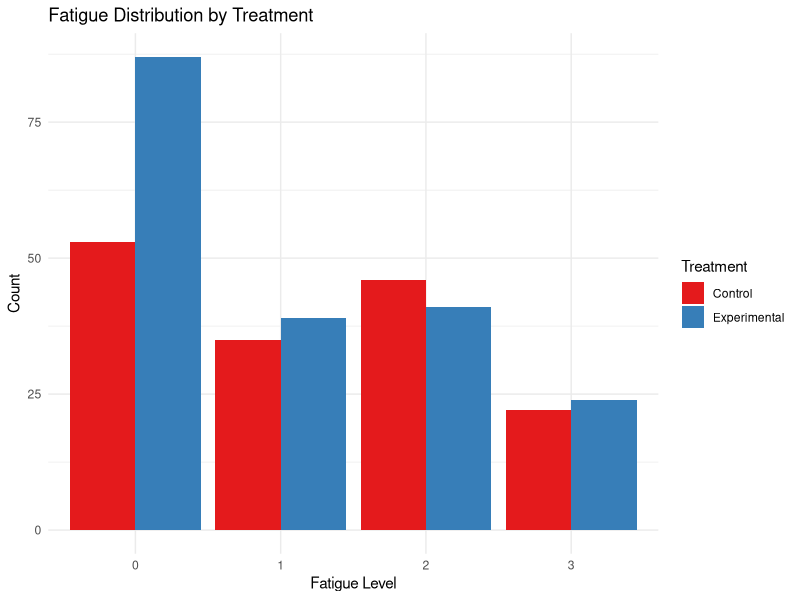
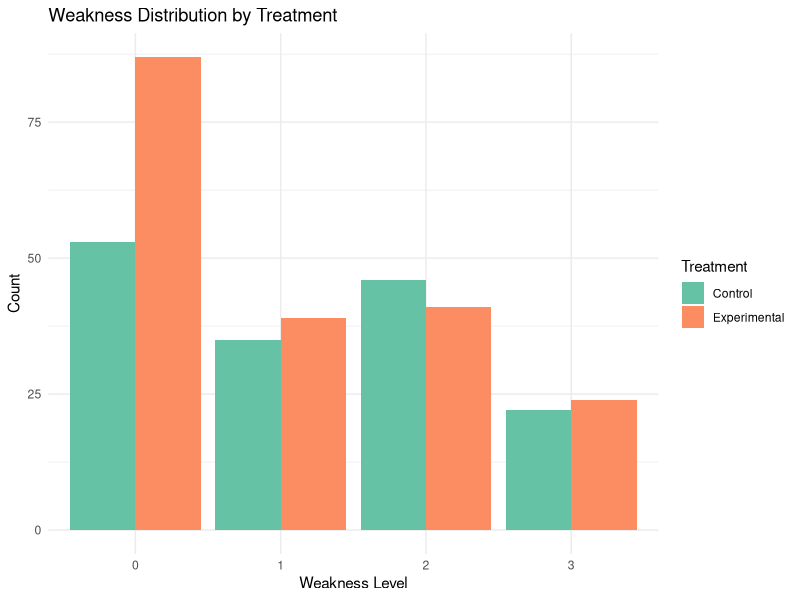
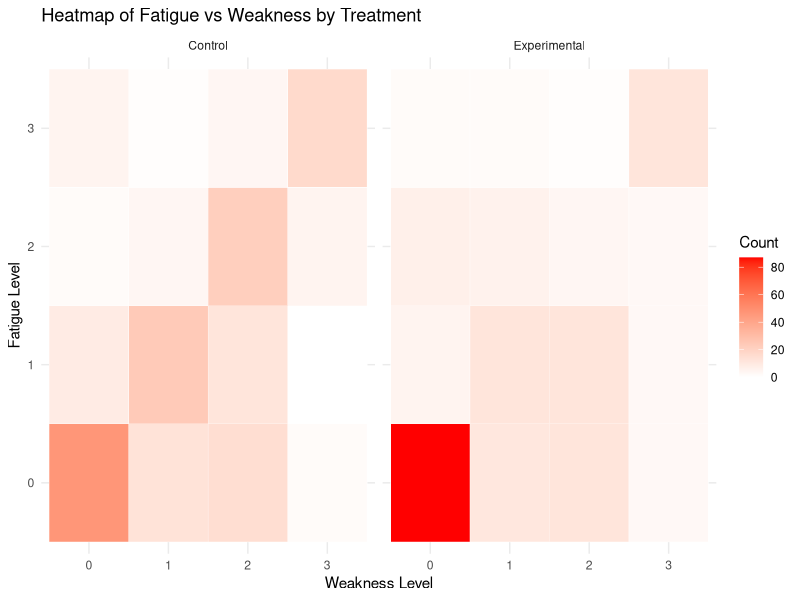
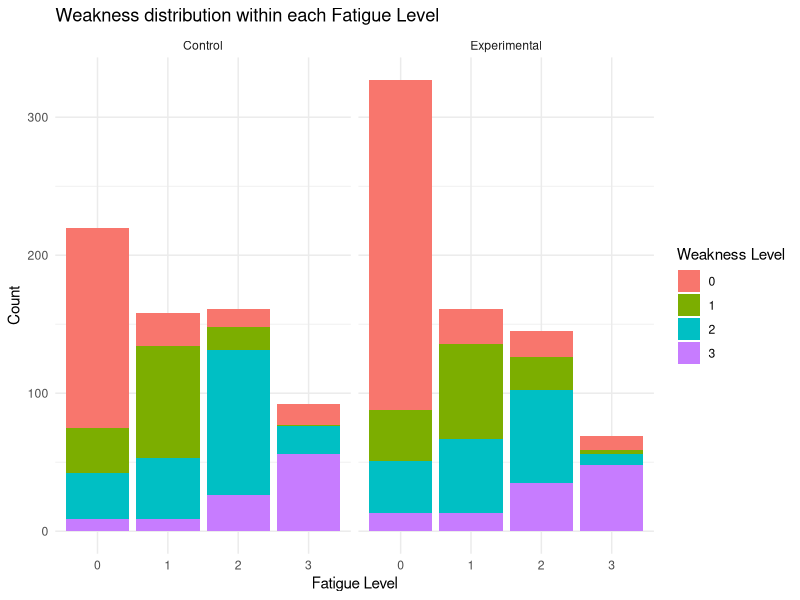

The R source for these figures, in order:
## ---- chunk 1
library(ggplot2)
library(dplyr)
library(MASS)   # polr for ordinal regression
library(nnet)   # multinom for multinomial regression
## ---- chunk 2
# Define the counts for Control and Experimental groups
control <- matrix(c(
  53,10,6,6,
  10,35,7,0,
  8,18,46,12,
  3,8,17,22,
  45,5,5,4,
  10,22,6,0,
  10,14,37,4,
  4,1,4,17,
  47,9,2,5,
  13,24,4,1,
  15,12,22,4,
  2,0,5,17
), nrow = 12, byrow = TRUE)

experimental <- matrix(c(
  83,11,6,5,
  15,39,13,1,
  16,28,41,4,
  4,6,19,24,
  69,9,6,3,
  11,18,5,0,
  10,14,22,3,
  6,4,13,12,
  87,5,7,2,
  11,12,6,2,
  12,12,4,1,
  3,3,3,12
), nrow = 12, byrow = TRUE)

# Fatigue and Weakness levels
fatigue <- rep(0:3, times = 3)  # 0-3 repeated for 3 blocks
weakness <- rep(0:3, times = 12/4) # 0-3 repeated for each row in block

# Create a data frame in long format
df <- data.frame(
  Fatigue = rep(0:3, each = 4*3),   # 4 fatigue levels, 4 weakness levels, 3 blocks
  Weakness = rep(0:3, times = 4*3),
  Treatment = rep(c("Control", "Experimental"), each = 48),
  Count = c(as.vector(control), as.vector(experimental))
)
## ---- chunk 3
ggplot(df, aes(x = factor(Fatigue), y = Count, fill = Treatment)) +
  geom_bar(stat = "identity", position = "dodge") +
  labs(x = "Fatigue Level", y = "Count", title = "Fatigue Distribution by Treatment") +
  scale_fill_brewer(palette = "Set1") +
  theme_minimal()
## ---- chunk 4
ggplot(df, aes(x = factor(Weakness), y = Count, fill = Treatment)) +
  geom_bar(stat = "identity", position = "dodge") +
  labs(x = "Weakness Level", y = "Count", title = "Weakness Distribution by Treatment") +
  scale_fill_brewer(palette = "Set2") +
  theme_minimal()
## ---- chunk 5
ggplot(df, aes(x = factor(Weakness), y = factor(Fatigue), fill = Count)) +
  geom_tile(color = "white") +
  facet_wrap(~Treatment) +
  scale_fill_gradient(low = "white", high = "red") +
  labs(x = "Weakness Level", y = "Fatigue Level", title = "Heatmap of Fatigue vs Weakness by Treatment") +
  theme_minimal()
## ---- chunk 6
ggplot(df, aes(x = factor(Fatigue), y = Count, fill = factor(Weakness))) +
  geom_bar(stat = "identity") +
  facet_wrap(~Treatment) +
  labs(x = "Fatigue Level", y = "Count", fill = "Weakness Level",
       title = "Weakness distribution within each Fatigue Level") +
  theme_minimal()
## ---- chunk 7
df$Fatigue <- factor(df$Fatigue, ordered = TRUE)
df$Weakness <- factor(df$Weakness, ordered = TRUE)
df$Treatment <- factor(df$Treatment)
## ---- chunk 8

# 1. ORDINAL (proportional-odds)
ord_weak  <- polr(Fatigue ~ Weakness,                weights=Count, data=df, Hess=TRUE)
ord_tx    <- polr(Fatigue ~ Treatment,               weights=Count, data=df, Hess=TRUE)
ord_both  <- polr(Fatigue ~ Weakness + Treatment,    weights=Count, data=df, Hess=TRUE)
ord_int   <- polr(Fatigue ~ Weakness * Treatment,    weights=Count, data=df, Hess=TRUE)

# 2. MULTINOMIAL (unordered)
mult_weak  <- multinom(Fatigue ~ Weakness,              weights=Count, data=df, trace=FALSE)
mult_tx    <- multinom(Fatigue ~ Treatment,             weights=Count, data=df, trace=FALSE)
mult_both  <- multinom(Fatigue ~ Weakness + Treatment,  weights=Count, data=df, trace=FALSE)
mult_int   <- multinom(Fatigue ~ Weakness * Treatment,  weights=Count, data=df, trace=FALSE)

# -----------------------------
# AIC / BIC table
# -----------------------------
model_list <- list(
  Ord_Weak = ord_weak, Ord_Tx = ord_tx, Ord_Both = ord_both, Ord_Int = ord_int,
  Mult_Weak = mult_weak, Mult_Tx = mult_tx, Mult_Both = mult_both, Mult_Int = mult_int
)

aic_bic_table <- data.frame(
  Model = names(model_list),
  AIC = sapply(model_list, AIC),
  BIC = sapply(model_list, BIC)
)

# Sort by AIC for easy viewing
aic_bic_table <- aic_bic_table[order(aic_bic_table$AIC), ]
print(aic_bic_table, row.names = FALSE)

# -----------------------------
# Likelihood ratio tests (nested comparisons)
# -----------------------------
# ORDINAL
cat("\nOrdinal regression LRTs:\n")
anova(ord_weak, ord_both)   # Weakness vs Weakness + Treatment
anova(ord_tx, ord_both)     # Treatment vs Weakness + Treatment
anova(ord_both, ord_int)    # Add interaction

# MULTINOMIAL
cat("\nMultinomial regression LRTs:\n")
anova(mult_weak, mult_both)  
anova(mult_tx, mult_both)
anova(mult_both, mult_int)


# POLR (ordinal)
anova(ord_weak, ord_both)   # Weakness vs Weakness + Treatment
anova(ord_tx, ord_both)     # Treatment vs Weakness + Treatment
anova(ord_both, ord_int)    # Main effects vs interaction

# Multinomial
anova(mult_weak, mult_both)
anova(mult_tx, mult_both)
anova(mult_both, mult_int)
## ---- chunk 9
# -----------------------------
# Ordinal models (Weakness ~ Fatigue + Treatment)
# -----------------------------
Ordinal_Weakness_Only        <- polr(Weakness ~ Fatigue,              weights=Count, data=df, Hess=TRUE)
Ordinal_Treatment_Only       <- polr(Weakness ~ Treatment,            weights=Count, data=df, Hess=TRUE)
Ordinal_Additive             <- polr(Weakness ~ Fatigue + Treatment, weights=Count, data=df, Hess=TRUE)
Ordinal_Interaction          <- polr(Weakness ~ Fatigue * Treatment, weights=Count, data=df, Hess=TRUE)

# -----------------------------
# Multinomial models
# -----------------------------
Multinomial_Weakness_Only        <- multinom(Weakness ~ Fatigue,              weights=Count, data=df, trace=FALSE)
Multinomial_Treatment_Only       <- multinom(Weakness ~ Treatment,            weights=Count, data=df, trace=FALSE)
Multinomial_Additive             <- multinom(Weakness ~ Fatigue + Treatment, weights=Count, data=df, trace=FALSE)
Multinomial_Interaction          <- multinom(Weakness ~ Fatigue * Treatment, weights=Count, data=df, trace=FALSE)

# -----------------------------
# AIC and BIC comparison
# -----------------------------
all_models <- list(
  "Ordinal with Fatigue"           = Ordinal_Weakness_Only,
  "Ordinal with Treatment"         = Ordinal_Treatment_Only,
  "Ordinal Additive"               = Ordinal_Additive,
  "Ordinal with Interaction"       = Ordinal_Interaction,
  "Multinomial with Fatigue"       = Multinomial_Weakness_Only,
  "Multinomial with Treatment"     = Multinomial_Treatment_Only,
  "Multinomial Additive"           = Multinomial_Additive,
  "Multinomial with Interaction"   = Multinomial_Interaction
)

AIC_BIC_table <- data.frame(
  Model = names(all_models),
  AIC   = sapply(all_models, AIC),
  BIC   = sapply(all_models, BIC)
)

# Sort by AIC for clarity
AIC_BIC_table <- AIC_BIC_table[order(AIC_BIC_table$AIC), ]
print(AIC_BIC_table, row.names = FALSE)

# -----------------------------
# Likelihood ratio tests (nested models)
# -----------------------------
# Ordinal
cat("\nOrdinal Regression LRTs:\n")
anova(Ordinal_Weakness_Only, Ordinal_Additive)   # Fatigue only vs Additive
anova(Ordinal_Treatment_Only, Ordinal_Additive)  # Treatment only vs Additive
anova(Ordinal_Additive, Ordinal_Interaction)     # Additive vs Interaction

# Multinomial
cat("\nMultinomial Regression LRTs:\n")
anova(Multinomial_Weakness_Only, Multinomial_Additive)
anova(Multinomial_Treatment_Only, Multinomial_Additive)
anova(Multinomial_Additive, Multinomial_Interaction)
## ---- chunk 10
# Independence model: no interactions
model_indep <- glm(Count ~ Weakness + Fatigue + Treatment,
                   family = poisson, data = df)

# Two-way interactions: all pairwise
model_2way <- glm(Count ~ (Weakness + Fatigue + Treatment)^2,
                  family = poisson, data = df)

# Saturated model: all main effects + two-way + three-way interactions
model_sat <- glm(Count ~ Weakness * Fatigue * Treatment,
                 family = poisson, data = df)

# -------------------------------------------
# 3. Compare models using Likelihood Ratio Test (G²)
# -------------------------------------------

anova(model_indep, model_2way, model_sat, test = "Chisq")

# -------------------------------------------
# 4. Compare models using AIC and BIC
# -------------------------------------------

AIC(model_indep, model_2way, model_sat)
BIC(model_indep, model_2way, model_sat)
